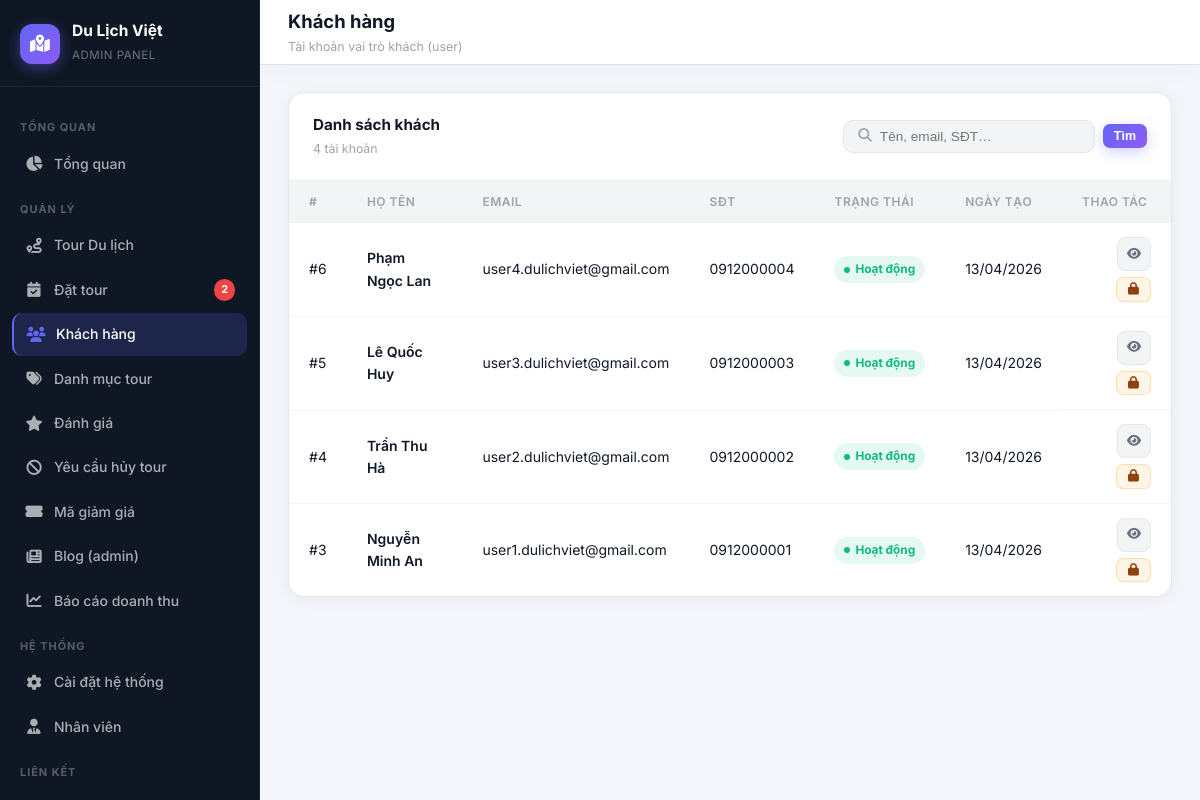
The page /admin/users/list.php (signed in) on the database its author committed.
### tables this page shows
CREATE TABLE `users` (
  `id` INT UNSIGNED NOT NULL AUTO_INCREMENT,
  `full_name` VARCHAR(120) NOT NULL,
  `email` VARCHAR(190) NOT NULL,
  `password` VARCHAR(255) NOT NULL,
  `phone` VARCHAR(20) NOT NULL DEFAULT '',
  `role` ENUM('user','staff','admin') NOT NULL DEFAULT 'user',
  `is_active` TINYINT(1) NOT NULL DEFAULT 1,
  `created_at` DATETIME NOT NULL DEFAULT CURRENT_TIMESTAMP,
  `updated_at` DATETIME NULL DEFAULT NULL ON UPDATE CURRENT_TIMESTAMP,
  PRIMARY KEY (`id`),
  UNIQUE KEY `uq_users_email` (`email`),
  KEY `idx_users_role` (`role`)
);

### admin/users/list.php (the view, shortened to what this page needs)
<?php
require_once dirname(__DIR__, 2) . '/includes/db.php';
$q = trim((string) ($_GET['q'] ?? ''));
$users = [];
try {
    $sql = "SELECT id, full_name, email, phone, is_active, created_at
            FROM users
            WHERE role = 'user'";
    $params = [];
    $sql .= " ORDER BY id DESC";
    $stmt = $pdo->prepare($sql);
    $stmt->execute($params);
    $users = $stmt->fetchAll();
} catch (Throwable) {
    $users = [];
}
function h(mixed $v): string
{
    return htmlspecialchars((string) $v, ENT_QUOTES, 'UTF-8');
}
require dirname(__DIR__, 2) . '/includes/admin_header.php';
?>
<div class="data-card">
  <div class="data-card-header">
    <div>
      <div class="data-card-title">Danh sách khách</div>
      <div class="data-card-sub"><?= count($users) ?> tài khoản</div>
    </div>
    <form method="get" style="display:flex;gap:8px;align-items:center">
      <div class="search-bar">
        <i class="fas fa-search"></i>
        <input type="text" name="q" value="<?= h($q) ?>" placeholder="Tên, email, SĐT…" />
      </div>
      <button type="submit" class="btn btn-primary btn-sm">Tìm</button>
    </form>
  </div>
  <div style="overflow-x:auto">
    <table class="admin-table">
      <thead>
        <tr>
          <th>#</th>
          <th>Họ tên</th>
          <th>Email</th>
          <th>SĐT</th>
          <th>Trạng thái</th>
          <th>Ngày tạo</th>
          <th class="cell-right">Thao tác</th>
        </tr>
      </thead>
      <tbody>
        <?php if (empty($users)): ?>
          <tr><td colspan="7"><div class="empty-state"><i class="fas fa-users"></i><p>Chưa có khách.</p></div></td></tr>
        <?php else: ?>
          <?php foreach ($users as $u): ?>
            <tr>
              <td>#<?= (int) $u['id'] ?></td>
              <td class="cell-bold"><?= h($u['full_name']) ?></td>
              <td><?= h($u['email']) ?></td>
              <td class="cell-muted"><?= h($u['phone']) ?></td>
              <td>
                <?php if ((int) $u['is_active'] === 1): ?>
                  <span class="badge badge-success"><span class="badge-dot"></span>Hoạt động</span>
                <?php else: ?>
                  <span class="badge badge-danger"><span class="badge-dot"></span>Đã khóa</span>
                <?php endif; ?>
              </td>
              <td class="cell-muted"><?= date('d/m/Y', strtotime((string) $u['created_at'])) ?></td>
              <td class="cell-right" style="display:flex;gap:6px;justify-content:flex-end;flex-wrap:wrap">
                <a href="detail.php?id=<?= (int) $u['id'] ?>" class="btn btn-ghost btn-sm btn-icon" title="Chi tiết"><i class="fas fa-eye"></i></a>
                <form method="post" action="toggle_status.php" style="margin:0">
                  <button type="submit" class="btn btn-warning-ghost btn-sm" title="Bật/tắt tài khoản">
                    <i class="fas fa-<?= (int) $u['is_active'] === 1 ? 'lock' : 'unlock' ?>"></i>
                  </button>
                </form>
              </td>
            </tr>
          <?php endforeach; ?>
        <?php endif; ?>
      </tbody>
    </table>
  </div>
</div>
<?php require dirname(__DIR__, 2) . '/includes/admin_footer.php'; ?>

### assets/css/admin.css (style rules this page uses)
:root { --sidebar-width: 260px; --sidebar-bg: #0f1724; --sidebar-border: rgba(255,255,255,0.06); --sidebar-text: rgba(255,255,255,0.65); --sidebar-text-active: #ffffff; --sidebar-active-bg: rgba(99,102,241,0.18); --sidebar-active-border: #6366f1; --topbar-height: 64px; --topbar-bg: #ffffff; --topbar-shadow: 0 1px 0 rgba(0,0,0,0.06), 0 4px 24px rgba(0,0,0,0.04); --page-bg: #f4f6fb; --card-bg: #ffffff; --card-radius: 16px; --card-shadow: 0 2px 16px rgba(0,0,0,0.06); --card-shadow-hover: 0 8px 32px rgba(0,0,0,0.12); --primary: #6366f1; --primary-dark: #4f46e5; --primary-light: rgba(99,102,241,0.1); --success: #10b981; --success-light: rgba(16,185,129,0.1); --warning: #f59e0b; --warning-light: rgba(245,158,11,0.1); --danger: #ef4444; --danger-light: rgba(239,68,68,0.1); --info: #3b82f6; --info-light: rgba(59,130,246,0.1); --text-primary: #111827; --text-secondary: #6b7280; --text-muted: #9ca3af; --border: #e5e7eb; --border-light: #f3f4f6; --transition: 0.2s cubic-bezier(0.4,0,0.2,1); }
* { margin: 0; padding: 0; box-sizing: border-box; }
html, body { font-family: 'Inter', -apple-system, BlinkMacSystemFont, 'Segoe UI', sans-serif; background: var(--page-bg); color: var(--text-primary); line-height: 1.6; min-height: 100vh; }
.data-card { background: var(--card-bg); border-radius: var(--card-radius); box-shadow: var(--card-shadow); border: 1px solid var(--border); overflow: hidden; margin-bottom: 24px; }
.data-card-header { display: flex; align-items: center; justify-content: space-between; padding: 20px 24px; border-bottom: 1px solid var(--border-light); }
.data-card-title { font-size: 0.95rem; font-weight: 700; color: var(--text-primary); }
.data-card-sub { font-size: 0.77rem; color: var(--text-muted); margin-top: 2px; }
.search-bar { display: flex; align-items: center; gap: 8px; background: var(--border-light); border: 1px solid var(--border); border-radius: 10px; padding: 8px 14px; }
.search-bar input { border: none; background: transparent; outline: none; font-size: 0.85rem; color: var(--text-primary); width: 200px; }
.search-bar i { color: var(--text-muted); font-size: 0.85rem; }
.admin-table { width: 100%; border-collapse: collapse; }
.admin-table thead th { background: var(--border-light); padding: 12px 20px; text-align: left; font-size: 0.75rem; font-weight: 600; color: var(--text-muted); text-transform: uppercase; letter-spacing: 0.5px; white-space: nowrap; }
.admin-table tbody td { padding: 14px 20px; font-size: 0.875rem; color: var(--text-primary); border-bottom: 1px solid var(--border-light); vertical-align: middle; }
.admin-table tbody tr:last-child td { border-bottom: none; }
.cell-bold { font-weight: 600; }
.cell-muted { color: var(--text-muted); font-size: 0.8rem; }
.cell-right { text-align: right; }
.badge { display: inline-flex; align-items: center; gap: 5px; padding: 4px 10px; border-radius: 999px; font-size: 0.74rem; font-weight: 700; white-space: nowrap; }
.badge-dot { width: 6px; height: 6px; border-radius: 50%; }
.badge-success { background: var(--success-light); color: var(--success); }
.badge-success .badge-dot { background: var(--success); }
.btn { display: inline-flex; align-items: center; gap: 6px; padding: 8px 15px; border-radius: 9px; font-size: 0.82rem; font-weight: 600; cursor: pointer; border: none; text-decoration: none; transition: all var(--transition); white-space: nowrap; }
.btn-primary { background: linear-gradient(135deg, #6366f1, #8b5cf6); color: white; box-shadow: 0 4px 14px rgba(99,102,241,0.3); }
.btn-ghost { background: var(--border-light); color: var(--text-secondary); border: 1px solid var(--border); }
.btn-warning-ghost { background: var(--warning-light); color: #92400e; border: 1px solid rgba(245,158,11,0.25); }
.btn-sm { padding: 5px 11px; font-size: 0.78rem; border-radius: 7px; gap: 4px; }
.btn-icon { width: 34px; height: 34px; padding: 0; border-radius: 8px; justify-content: center; }

### rows shown on the page
users: id "6", full_name "Phạm Ngọc Lan", email "user4.dulichviet@gmail.com", phone "0912000004", is_active 1 (drawn), created_at "13/04/2026"
users: id "5", full_name "Lê Quốc Huy", email "user3.dulichviet@gmail.com", phone "0912000003", is_active 1 (drawn), created_at "13/04/2026"
users: id "4", full_name "Trần Thu Hà", email "user2.dulichviet@gmail.com", phone "0912000002", is_active 1 (drawn), created_at "13/04/2026"
users: id "3", full_name "Nguyễn Minh An", email "user1.dulichviet@gmail.com", phone "0912000001", is_active 1 (drawn), created_at "13/04/2026"

### other values the page prints
$pendingCount "2"
adminH($pageTitle) "Khách hàng"
adminH($pageSubtitle) "Tài khoản vai trò khách (user)"
count($users) "4"
